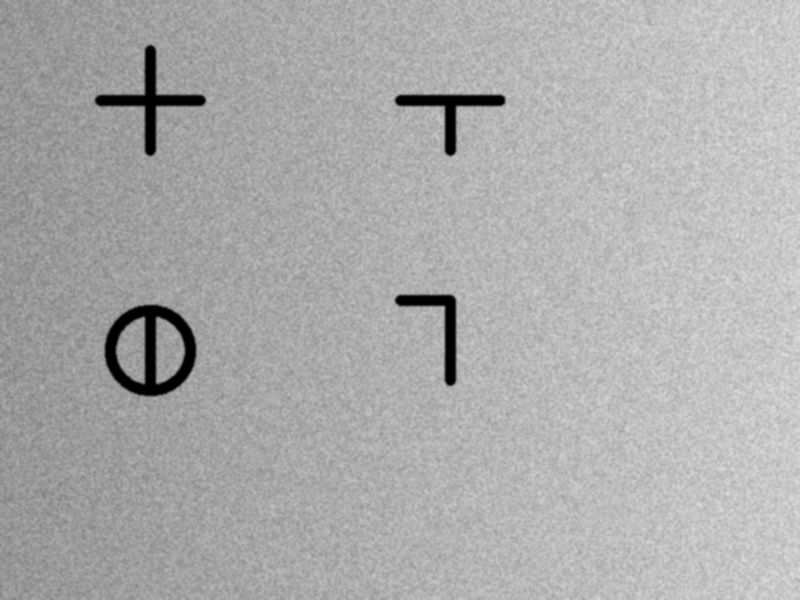
#> input picture data/raw/fragment_1.jpg, 800 x 600 px
$ python -i preprocess.py   (imports and definitions only)
#> lines starting #> are read from the running program, lines starting #| are printed output that depends on the picture; after the words box and inside, x2 and y2 are one past the last pixel; in counts of white or black regions, pixels touching at a corner belong together
import cv2
import numpy as np

def clean_stone_inscription(image_path: str) -> np.ndarray:
    """
    Decouples stone background textures from etched historical glyphs.
    """
#> called with image_path = '../data/raw/fragment_1.jpg'
    # 1. Load image in grayscale
    img = cv2.imread(image_path, cv2.IMREAD_GRAYSCALE)
#> img is the input picture: shape (600, 800); min 0, max 223, mean 171.9
    if img is None:
        raise FileNotFoundError(f"Could not load image at {image_path}")

    # 2. Anisotropic Diffusion / Bilateral Filter: Kill rock grain, keep edges
    # d=9 (pixel neighborhood), sigmaColor=75 (large values mix colors), sigmaSpace=75
    smoothed = cv2.bilateralFilter(img, d=9, sigmaColor=75, sigmaSpace=75)

    # 3. CLAHE: Maximize the micro-shadow gradients inside the shallow carvings
    clahe = cv2.createCLAHE(clipLimit=3.0, tileGridSize=(8, 8))
    enhanced = clahe.apply(smoothed)
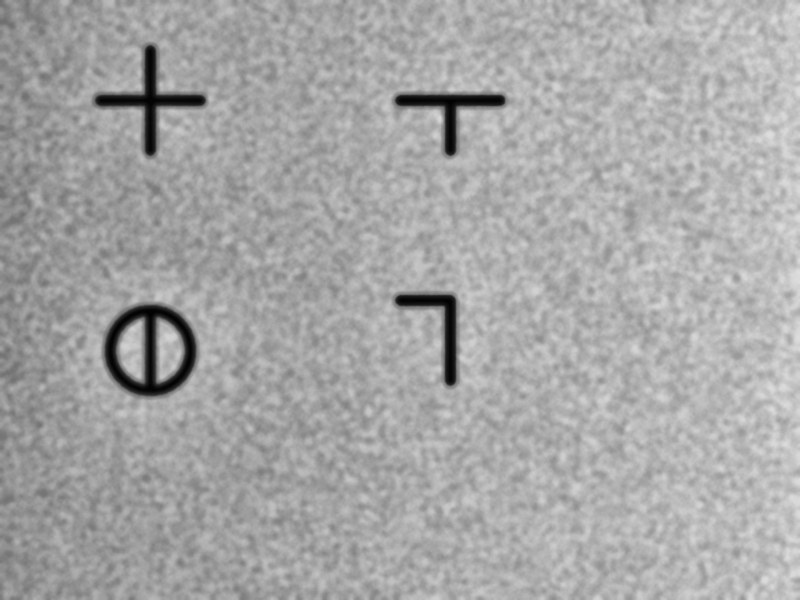
#> enhanced: shape (600, 800); min 1, max 222, mean 166.8

    # 4. Adaptive Thresholding: Local window processing prevents lightning issues
    # Uses a local 11x11 window to handle micro-surface deviations
    binarized = cv2.adaptiveThreshold(
        enhanced, 255, cv2.ADAPTIVE_THRESH_GAUSSIAN_C,
        cv2.THRESH_BINARY_INV, 11, 2
    )
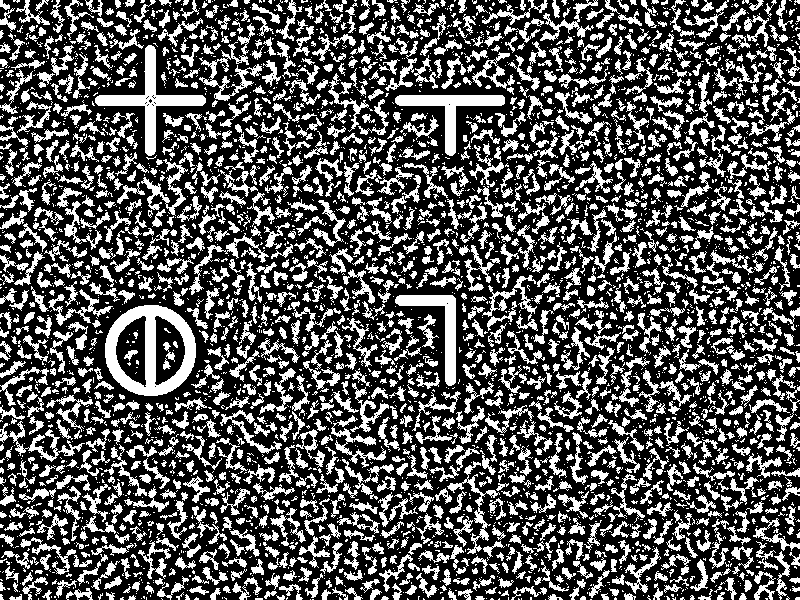
#> binarized: shape (600, 800); 33.9% white; 3941 white regions (2332 under 20 px), largest, box (x1, y1, x2, y2) and area: (105, 305, 196, 396) 3602, (95, 45, 206, 156) 2245, (395, 95, 505, 156) 1725

    return binarized

>>> result = clean_stone_inscription('../data/raw/fragment_1.jpg')

$ run again, on data/raw/fragment_2.jpg
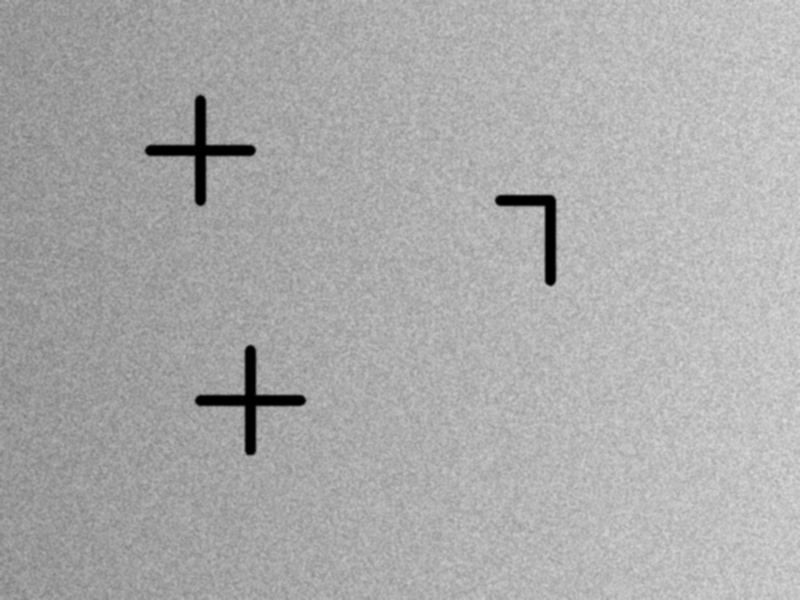
#> input picture data/raw/fragment_2.jpg, 800 x 600 px
#> in clean_stone_inscription, img is the input picture: shape (600, 800); min 0, max 218, mean 170.5
#> in clean_stone_inscription, `enhanced = clahe.apply(smoothed)`:
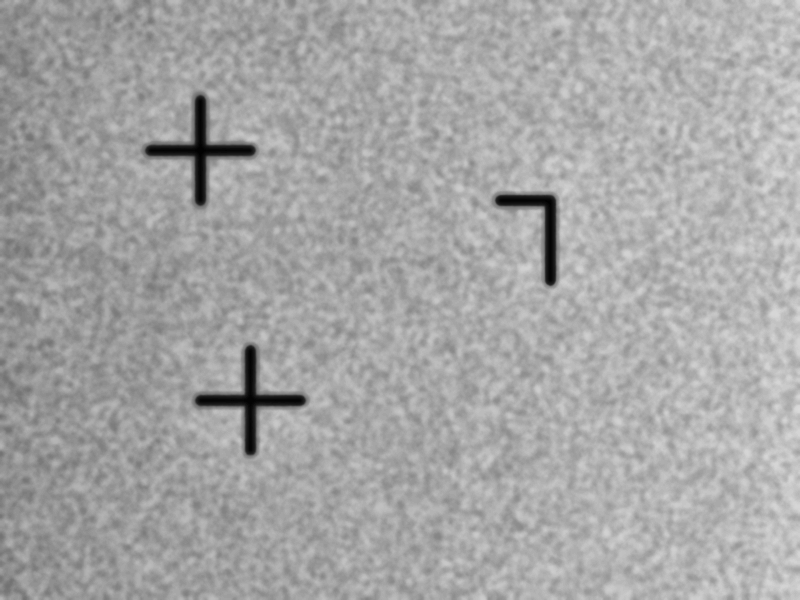
#> enhanced: shape (600, 800); min 1, max 218, mean 165.9
#> in clean_stone_inscription, `binarized = cv2.adaptiveThreshold( enhanced, 255, cv2.ADAPTIVE_THRESH_..`:
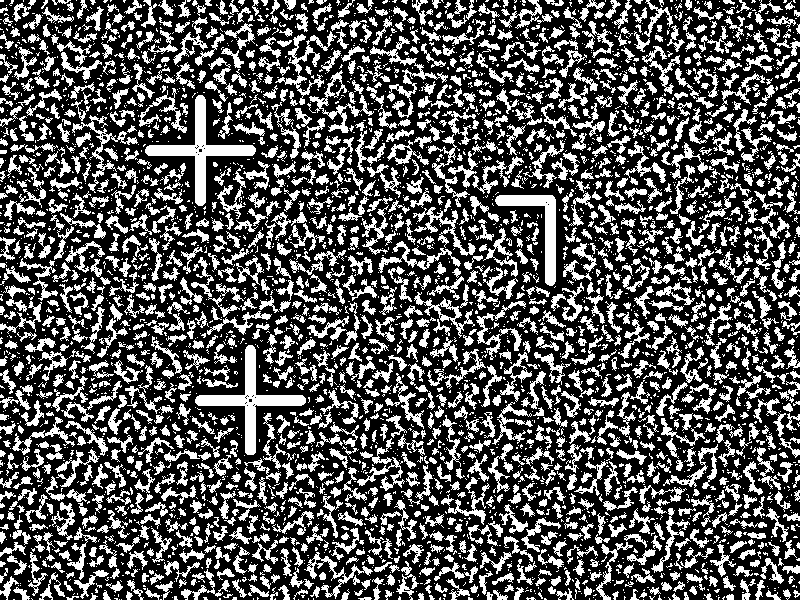
#> binarized: shape (600, 800); 33.7% white; 4042 white regions (2435 under 20 px), largest, box (x1, y1, x2, y2) and area: (145, 95, 256, 206) 2249, (195, 345, 306, 455) 2239, (495, 195, 556, 286) 1513

$ run again, on data/raw/fragment_3.jpg
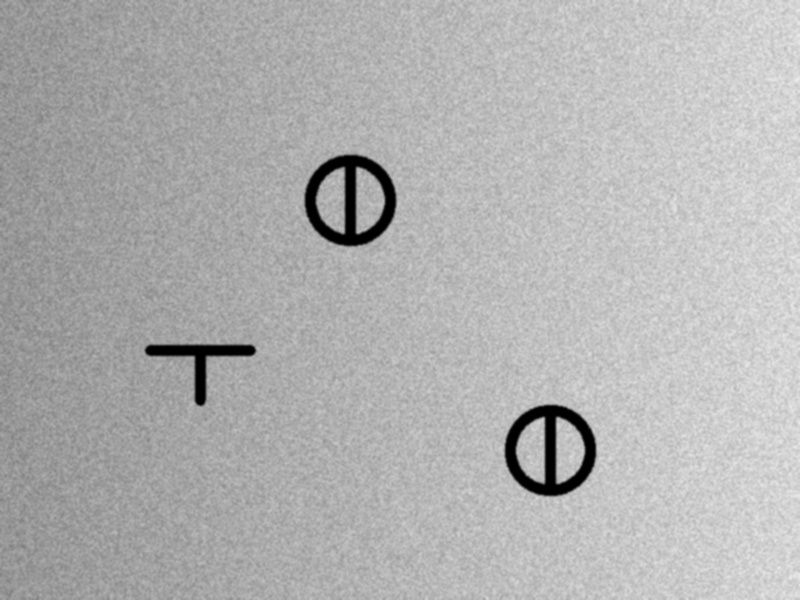
#> input picture data/raw/fragment_3.jpg, 800 x 600 px
#> in clean_stone_inscription, img is the input picture: shape (600, 800); min 0, max 235, mean 177.1
#> in clean_stone_inscription, `enhanced = clahe.apply(smoothed)`:
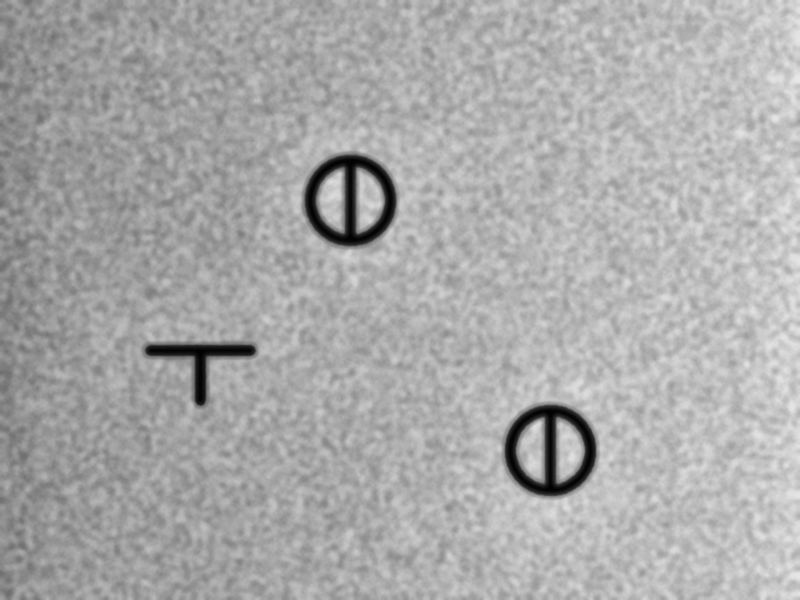
#> enhanced: shape (600, 800); min 1, max 233, mean 170.2
#> in clean_stone_inscription, `binarized = cv2.adaptiveThreshold( enhanced, 255, cv2.ADAPTIVE_THRESH_..`:
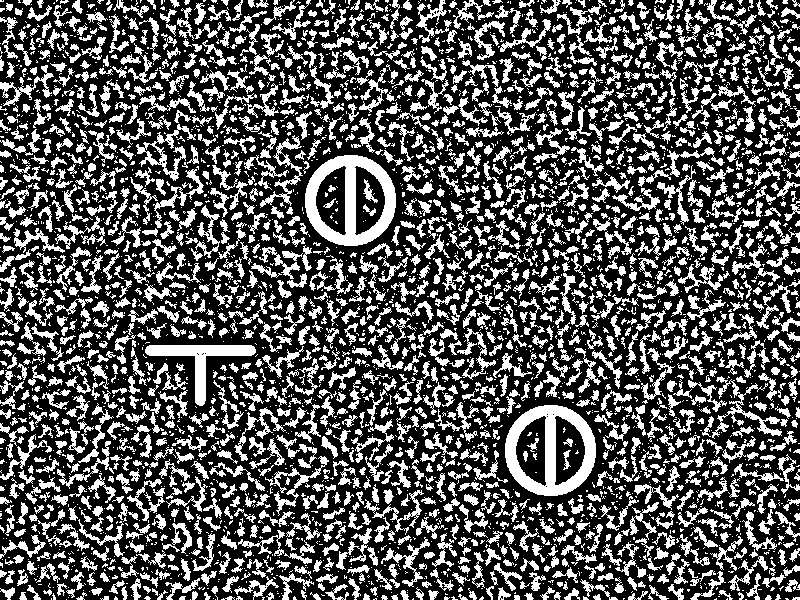
#> binarized: shape (600, 800); 33.8% white; 3951 white regions (2276 under 20 px), largest, box (x1, y1, x2, y2) and area: (305, 155, 396, 246) 3616, (505, 405, 596, 496) 3607, (145, 345, 256, 406) 1721
